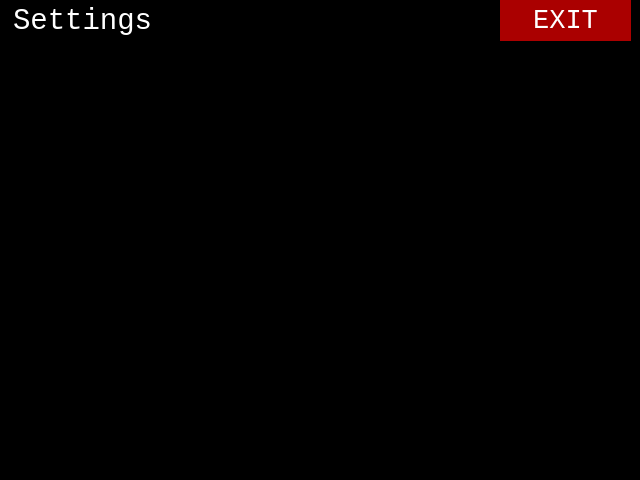
<?xml version="1.0" encoding="UTF-8"?>
<ui version="4.0">
 <class>MainWindow</class>
 <widget class="QMainWindow" name="MainWindow">
  <property name="geometry">
   <rect>
    <x>0</x>
    <y>0</y>
    <width>640</width>
    <height>480</height>
   </rect>
  </property>
  <property name="sizePolicy">
   <sizepolicy hsizetype="Fixed" vsizetype="Fixed">
    <horstretch>0</horstretch>
    <verstretch>0</verstretch>
   </sizepolicy>
  </property>
  <property name="maximumSize">
   <size>
    <width>640</width>
    <height>480</height>
   </size>
  </property>
  <property name="cursor">
   <cursorShape>ArrowCursor</cursorShape>
  </property>
  <property name="windowTitle">
   <string>MainWindow</string>
  </property>
  <property name="styleSheet">
   <string notr="true">background-color: rgb(0, 0, 0);
color: rgb(255, 255, 255);</string>
  </property>
  <property name="tabShape">
   <enum>QTabWidget::Rounded</enum>
  </property>
  <widget class="QWidget" name="centralwidget">
   <widget class="QPushButton" name="b_exit">
    <property name="geometry">
     <rect>
      <x>500</x>
      <y>0</y>
      <width>131</width>
      <height>41</height>
     </rect>
    </property>
    <property name="font">
     <font>
      <family>Consolas</family>
      <pointsize>20</pointsize>
     </font>
    </property>
    <property name="styleSheet">
     <string notr="true">background-color: rgb(170, 0, 0);
border: none;</string>
    </property>
    <property name="text">
     <string>EXIT</string>
    </property>
   </widget>
   <widget class="QLineEdit" name="le_title">
    <property name="geometry">
     <rect>
      <x>10</x>
      <y>0</y>
      <width>321</width>
      <height>41</height>
     </rect>
    </property>
    <property name="font">
     <font>
      <family>Consolas</family>
      <pointsize>22</pointsize>
     </font>
    </property>
    <property name="text">
     <string>Settings</string>
    </property>
   </widget>
   <widget class="QPlainTextEdit" name="tv_text">
    <property name="geometry">
     <rect>
      <x>10</x>
      <y>50</y>
      <width>621</width>
      <height>421</height>
     </rect>
    </property>
    <property name="font">
     <font>
      <family>Consolas</family>
      <pointsize>14</pointsize>
     </font>
    </property>
    <property name="cursor" stdset="0">
     <cursorShape>BlankCursor</cursorShape>
    </property>
    <property name="acceptDrops">
     <bool>false</bool>
    </property>
    <property name="styleSheet">
     <string notr="true">color: rgb(255, 255, 255);</string>
    </property>
    <property name="verticalScrollBarPolicy">
     <enum>Qt::ScrollBarAlwaysOff</enum>
    </property>
    <property name="horizontalScrollBarPolicy">
     <enum>Qt::ScrollBarAlwaysOff</enum>
    </property>
    <property name="undoRedoEnabled">
     <bool>false</bool>
    </property>
    <property name="readOnly">
     <bool>true</bool>
    </property>
   </widget>
  </widget>
 </widget>
 <resources/>
 <connections/>
</ui>
